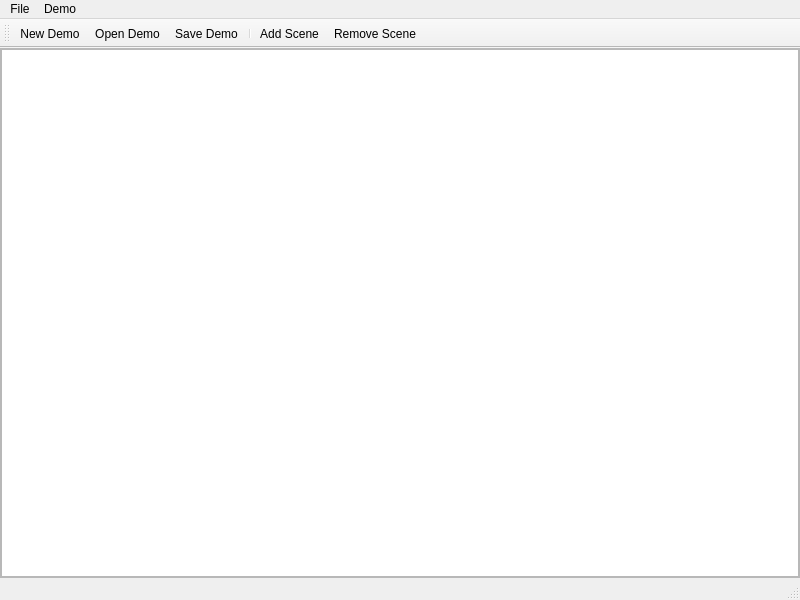
<?xml version="1.0" encoding="UTF-8"?>
<ui version="4.0">
 <class>MainWindow</class>
 <widget class="QMainWindow" name="MainWindow">
  <property name="geometry">
   <rect>
    <x>0</x>
    <y>0</y>
    <width>800</width>
    <height>600</height>
   </rect>
  </property>
  <property name="windowTitle">
   <string>cuddly-eureka - Storyboard editor by Team210 :: Unnamed Demo</string>
  </property>
  <widget class="QWidget" name="centralwidget">
   <layout class="QVBoxLayout" name="verticalLayout_2">
    <property name="leftMargin">
     <number>0</number>
    </property>
    <property name="topMargin">
     <number>0</number>
    </property>
    <property name="rightMargin">
     <number>0</number>
    </property>
    <property name="bottomMargin">
     <number>0</number>
    </property>
    <item>
     <widget class="QScrollArea" name="scrollArea">
      <property name="widgetResizable">
       <bool>true</bool>
      </property>
      <widget class="QWidget" name="scrollAreaWidgetContents">
       <property name="geometry">
        <rect>
         <x>0</x>
         <y>0</y>
         <width>798</width>
         <height>523</height>
        </rect>
       </property>
       <layout class="QVBoxLayout" name="verticalLayout_3">
        <property name="leftMargin">
         <number>0</number>
        </property>
        <property name="topMargin">
         <number>0</number>
        </property>
        <property name="rightMargin">
         <number>0</number>
        </property>
        <property name="bottomMargin">
         <number>0</number>
        </property>
        <item>
         <widget class="QTableView" name="tableView"/>
        </item>
       </layout>
      </widget>
     </widget>
    </item>
   </layout>
  </widget>
  <widget class="QMenuBar" name="menubar">
   <property name="geometry">
    <rect>
     <x>0</x>
     <y>0</y>
     <width>800</width>
     <height>21</height>
    </rect>
   </property>
   <widget class="QMenu" name="menuFile">
    <property name="title">
     <string>File</string>
    </property>
    <addaction name="actionNew_Demo"/>
    <addaction name="actionOpen_Demo"/>
    <addaction name="separator"/>
    <addaction name="actionSave_Demo"/>
    <addaction name="separator"/>
    <addaction name="actionQuit"/>
   </widget>
   <widget class="QMenu" name="menuDemo">
    <property name="title">
     <string>Demo</string>
    </property>
    <addaction name="actionAdd_Scene"/>
    <addaction name="actionRemove_Scene"/>
   </widget>
   <addaction name="menuFile"/>
   <addaction name="menuDemo"/>
  </widget>
  <widget class="QStatusBar" name="statusbar"/>
  <widget class="QToolBar" name="toolBar">
   <property name="windowTitle">
    <string>toolBar</string>
   </property>
   <attribute name="toolBarArea">
    <enum>TopToolBarArea</enum>
   </attribute>
   <attribute name="toolBarBreak">
    <bool>false</bool>
   </attribute>
   <addaction name="actionNew_Demo"/>
   <addaction name="actionOpen_Demo"/>
   <addaction name="actionSave_Demo"/>
   <addaction name="separator"/>
   <addaction name="actionAdd_Scene"/>
   <addaction name="actionRemove_Scene"/>
  </widget>
  <action name="actionNew_Demo">
   <property name="icon">
    <iconset theme="document-new">
     <normaloff>.</normaloff>.</iconset>
   </property>
   <property name="text">
    <string>New Demo</string>
   </property>
   <property name="shortcut">
    <string>Ctrl+N</string>
   </property>
  </action>
  <action name="actionOpen_Demo">
   <property name="icon">
    <iconset theme="document-open">
     <normaloff>.</normaloff>.</iconset>
   </property>
   <property name="text">
    <string>Open Demo</string>
   </property>
   <property name="shortcut">
    <string>Ctrl+O</string>
   </property>
  </action>
  <action name="actionSave_Demo">
   <property name="icon">
    <iconset theme="document-save">
     <normaloff>.</normaloff>.</iconset>
   </property>
   <property name="text">
    <string>Save Demo</string>
   </property>
   <property name="shortcut">
    <string>Ctrl+S</string>
   </property>
  </action>
  <action name="actionQuit">
   <property name="icon">
    <iconset theme="application-exit">
     <normaloff>.</normaloff>.</iconset>
   </property>
   <property name="text">
    <string>Quit</string>
   </property>
   <property name="shortcut">
    <string>Ctrl+Q</string>
   </property>
  </action>
  <action name="actionAdd_Scene">
   <property name="text">
    <string>Add Scene</string>
   </property>
  </action>
  <action name="actionRemove_Scene">
   <property name="text">
    <string>Remove Scene</string>
   </property>
  </action>
 </widget>
 <resources/>
 <connections>
  <connection>
   <sender>actionNew_Demo</sender>
   <signal>triggered()</signal>
   <receiver>MainWindow</receiver>
   <slot>newDemo()</slot>
   <hints>
    <hint type="sourcelabel">
     <x>-1</x>
     <y>-1</y>
    </hint>
    <hint type="destinationlabel">
     <x>399</x>
     <y>299</y>
    </hint>
   </hints>
  </connection>
  <connection>
   <sender>actionOpen_Demo</sender>
   <signal>triggered()</signal>
   <receiver>MainWindow</receiver>
   <slot>openDemo()</slot>
   <hints>
    <hint type="sourcelabel">
     <x>-1</x>
     <y>-1</y>
    </hint>
    <hint type="destinationlabel">
     <x>399</x>
     <y>299</y>
    </hint>
   </hints>
  </connection>
  <connection>
   <sender>actionSave_Demo</sender>
   <signal>triggered()</signal>
   <receiver>MainWindow</receiver>
   <slot>saveDemo()</slot>
   <hints>
    <hint type="sourcelabel">
     <x>-1</x>
     <y>-1</y>
    </hint>
    <hint type="destinationlabel">
     <x>399</x>
     <y>299</y>
    </hint>
   </hints>
  </connection>
  <connection>
   <sender>actionQuit</sender>
   <signal>triggered()</signal>
   <receiver>MainWindow</receiver>
   <slot>close()</slot>
   <hints>
    <hint type="sourcelabel">
     <x>-1</x>
     <y>-1</y>
    </hint>
    <hint type="destinationlabel">
     <x>399</x>
     <y>299</y>
    </hint>
   </hints>
  </connection>
 </connections>
 <slots>
  <slot>newDemo()</slot>
  <slot>openDemo()</slot>
  <slot>saveDemo()</slot>
 </slots>
</ui>
